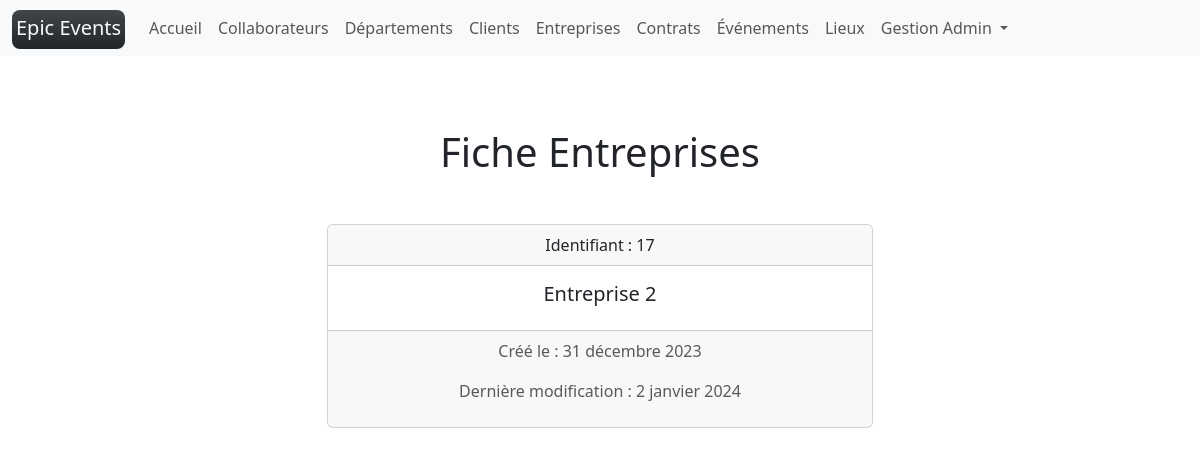
Page /companies/17/ (signed in) on the committed database.
### epic_events/models/collaborator.py (models this page shows, shortened)
class Collaborator(UserMixin, AbstractUser):
    department = models.ForeignKey(to=Department, on_delete=models.RESTRICT, null=True)
    birthdate = models.DateField(verbose_name="Date de naissance")
    REQUIRED_FIELDS = ["first_name", "last_name"]
    USERNAME_FIELD = "email"
    username = date_joined = None
    @property
    def str_id(self) -> str:
        if self.id:
            return str(self.id)
        return unfilled
    @property
    def role(self) -> str:
        if self.department:
            return self.department.name
        return unfilled
    @property
    def title(self) -> str:
        if self.first_name:
            return f"{self.role} {self.first_name.capitalize()}"
        return f"{self.role} {unfilled}"

### epic_events/models/department.py (models this page shows, shortened)
class Department(NameFieldMixin):
    @classmethod
    def french_name(self) -> str:
        """used in flash messages"""
        return "Département"

### epic_events/models/company.py (models this page shows, shortened)
class Company(NameFieldMixin):
    """customers companies CRUD by commercials"""

### epic_events/views/company.py (the view)
class DetailView(read_permission, View):
    def get(self, request, id, *args, **kwargs):
        context["obj"] = get_object_or_404(model, id=id)
        return render(request, model.template_name_detail(), context)

### epic_events/models/mixins.py (called while the page is built)
    @classmethod
    def singular_name(self) -> str:
        return self.__name__.lower()

    @classmethod
    def template_name_detail(self) -> str:
        return f"{self.singular_name()}/detail.html"

### epic_events/templates/company/detail.html (shortened to what this page needs)
{% extends "base.html" %}
{% block content %}
    <h1 class="text-center my-5">Fiche {{title}}</h1>
    <div class="offset-md-3 col-md-6 offset-1 col-10">
      <div class="card text-center">
        <div class="card-header">Identifiant : {{obj.id}}</div>
        <div class="card-body">
          <h5 class="card-title">{{obj.name|capfirst}}</h5>
        </div>
        <div class="card-footer text-muted">
          <p>Créé le : {{obj.creation_time|date}}</p>
          <p>Dernière modification : {{obj.edition_time|date}}</p>
        </div>
      </div>
    </div>
{% endblock content %}

### epic_events/templates/partials/navbar.html (shortened to what this page needs)
<nav class="navbar navbar-expand-lg navbar-light bg-light">
  <div class="container-fluid">
    <a class="navbar-brand" href="{% url 'home' %}">
      <span class="bg-dark text-light p-1 pb-2 bg-gradient rounded-3">
        Epic Events
      </span>
    </a>
    <div class="collapse navbar-collapse" id="navbarScroll">
      {% if user.is_authenticated %}
      <ul class="navbar-nav me-auto my-2 my-lg-0 navbar-nav-scroll" style="--bs-scroll-height: 100px;">
        <li class="nav-item">
          <a
          {% if '/home/' == request.path %}
            class="nav-link active border-bottom border-dark border-2"
            aria-current="page"
          {% else %}
            class="nav-link"
          {% endif %}
            href="{% url 'home' %}">Accueil
          </a>
        </li>
        {% if user.role == "Gestion" %}
        <li class="nav-item">
          <a
          {% if request.path == "/collaborators/" or "collaborators" in request.path and "search" in request.path %}
            class="nav-link active border-bottom border-dark border-2"
            aria-current="page"
          {% else %}
            class="nav-link"
          {% endif %}
           href="{% url 'collaborators' %}">Collaborateurs
          </a>
        </li>
        <li class="nav-item">
          <a
          {% if request.path == "/departments/" or "departments" in request.path and "search" in request.path %}
            class="nav-link active border-bottom border-dark border-2"
            aria-current="page"
          {% else %}
            class="nav-link"
          {% endif %}
            href="{% url 'departments' %}">Départements
          </a>
        </li>
        {% endif %}
        <li class="nav-item">
          <a
          {% if '/customers/' == request.path %}
            class="nav-link active border-bottom border-dark border-2"
            aria-current="page"
          {% else %}
            class="nav-link"
          {% endif %}
           href="{% url 'customers' %}">Clients
          </a>
        </li>
        <li class="nav-item">
          <a
          {% if '/companies/' == request.path %}
            class="nav-link active border-bottom border-dark border-2"
            aria-current="page"
          {% else %}
            class="nav-link"
          {% endif %}
            href="{% url 'companies' %}">Entreprises
          </a>
        </li>
        <li class="nav-item">
          <a
          {% if '/contracts/' == request.path %}
            class="nav-link active border-bottom border-dark border-2"
            aria-current="page"
          {% else %}
            class="nav-link"
          {% endif %}
            href="{% url 'contracts' %}">Contrats
          </a>
        </li>
        <li class="nav-item">
          <a
          {% if '/events/' == request.path %}
            class="nav-link active border-bottom border-dark border-2"
            aria-current="page"
          {% else %}
            class="nav-link"
          {% endif %}
            href="{% url 'events' %}">Événements
          </a>
        </li>
        <li class="nav-item">
          <a
          {% if '/locations/' == request.path %}
            class="nav-link active border-bottom border-dark border-2"
            aria-current="page"
          {% else %}
            class="nav-link"
          {% endif %}
            href="{% url 'locations' %}">Lieux
          </a>
        </li>
        <li class="nav-item dropdown">
          <a
          {% if '/collaborators/'|add:user.str_id|add:'/' == request.path %}
            class="nav-link dropdown-toggle active border-bottom border-dark border-2"
          {% else %}
            class="nav-link dropdown-toggle"
          {% endif %}
          href="#" id="navbarScrollingDropdown" role="button" data-bs-toggle="dropdown" aria-expanded="false">
            {{user.title}}
          </a>
        </li>
      </ul>
      {% endif %}
    </div>
  </div>
</nav>

### rows in the picture
Collaborator: title "Gestion Admin"
Company: id "17", name "Entreprise 2", creation_time "31 décembre 2023", edition_time "2 janvier 2024"

### other values in the picture
{{ title }} "Entreprises"
